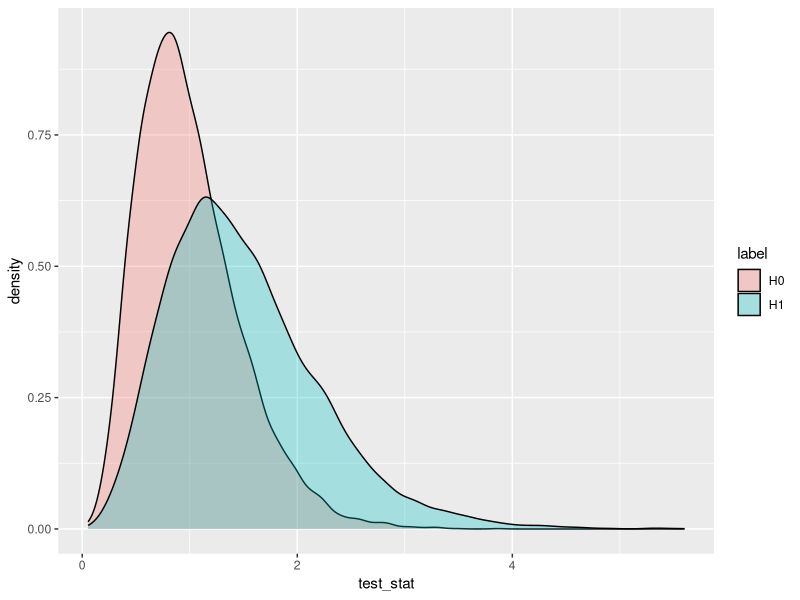

Write R code to recreate this figure.
## ---- chunk 1
library(tidyverse)
library(ggplot2)

## ---- chunk 2
repM <- 10000 # number of MonteCarlo trials

k <- 10 # time points per decision

# H0 Model
muH0 <- 0
varH0 <- 1
sdH0 <- sqrt(varH0)

# H1 Model
muH1 <- 0
varH1 <- 1.5
sdH1 <- sqrt(varH1)

test_statistic_h0 <- NA
test_statistic_h1 <- NA
for(i in 1:repM){
  test_statistic_h0[i] <- var(rnorm(k, mean = muH0, sd = sdH0))
  test_statistic_h1[i] <- var(rnorm(k, mean = muH1, sd = sdH1))
}
dat_test_statistic <- 
  data.frame('test_stat' = test_statistic_h0, 'label' = 'H0') %>%
  bind_rows(data.frame('test_stat' = test_statistic_h1, 'label' = 'H1'))

## ---- chunk 3
dat_test_statistic %>% 
  ggplot2::ggplot(., aes(x = test_stat, fill = label)) + 
  geom_density(alpha = 0.3)
## ---- chunk 4
aThreshold <- seq(0, 6, by = 0.05)
pd_est <- NA
pf_est <- NA
for(ith in 1:length(aThreshold)){
  th <- aThreshold[ith]
  pf_est[ith] <- sum(test_statistic_h0 > th)/length(test_statistic_h0)
  pd_est[ith] <- sum(test_statistic_h1 > th)/length(test_statistic_h1)
}

dat_roc <- 
  data.frame("threshold" = aThreshold, "pf_est" = pf_est, "pd_est" = pd_est)

## ---- chunk 5
p1<-ggplot(dat_roc, aes(x=pf_est, y=pd_est)) + geom_line() +
  geom_point() + geom_abline(slope = 1, intercept = 0, col = "grey",
                             linetype = 'dashed', linewidth = 1)

